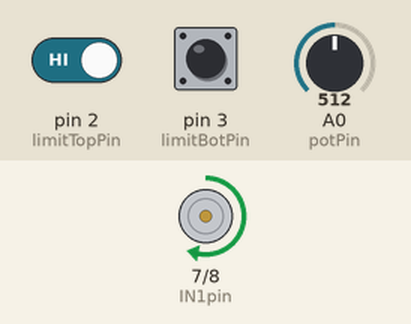
Recording of a sketch running on a simulated Arduino Uno, built with avr-gcc and run on an emulated ATmega328P. Shown: motor-driver pin pairs drawn as motors (green arrow = first pin HIGH = forward, orange = second pin HIGH = backward, longer = more drive, scaled by the enable pin). The inputs (shaded band) are chosen by the test bench; at power-on: A0 (potPin) = 512, pin 2 (limitTopPin) HIGH, pin 3 (limitBotPin) HIGH. What the sketch prints to the serial monitor is not drawn.

Above: at 1.2 s.
1.3 s: A0 (potPin) set to 889
2.8 s: A0 (potPin) set to 910
At 3.1 s:
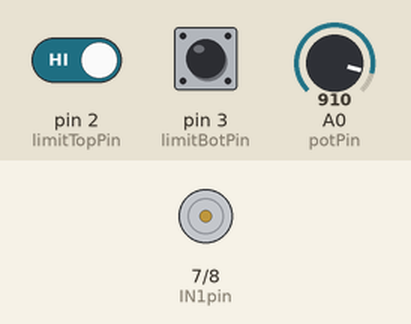
Timing chart, 0 to 5.8 s (numbered marks = the images above; inputs shaded):
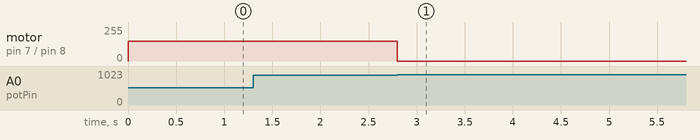

The sketch:

limit_switch.ino
```cpp
// Motor Pins
const int ENApin = 6;
const int IN1pin = 7;
const int IN2pin = 8;

// Potentiometer and Limit Switch Pins
const int potPin      = A0;  // Potentiometer (arm angle)
const int limitTopPin = 2;   // Limit switch - arm fully raised
const int limitBotPin = 3;   // Limit switch - arm fully extended

// Angle and Speed Settings
const int MIN_ANGLE   = 100;  // Pot value for fully extended arm
const int MAX_ANGLE   = 900;  // Pot value for fully bent arm
const int MOTOR_SPEED = 150;  // Assist speed (0–255)
void setup() {
  pinMode(ENApin, OUTPUT);
  pinMode(IN1pin, OUTPUT);
  pinMode(IN2pin, OUTPUT);
  pinMode(limitTopPin, INPUT_PULLUP);
  pinMode(limitBotPin, INPUT_PULLUP);

  Serial.begin(9600);
}

void stopMotor() {
  digitalWrite(IN1pin, LOW);
  digitalWrite(IN2pin, LOW);
  analogWrite(ENApin, 0);
}

void motorUp() {
  digitalWrite(IN1pin, HIGH);
  digitalWrite(IN2pin, LOW);
  analogWrite(ENApin, MOTOR_SPEED);
}

void motorDown() {
  digitalWrite(IN1pin, LOW);
  digitalWrite(IN2pin, HIGH);
  analogWrite(ENApin, MOTOR_SPEED);
}

void loop() {
  int potValue = analogRead(potPin);


  // Hard stops
  if (digitalRead(limitTopPin) == LOW) {
    stopMotor();
    Serial.println("LIMIT: Top switch hit.");
    return;
  }
  if (digitalRead(limitBotPin) == LOW) {
    stopMotor();
    Serial.println("LIMIT: Bottom switch hit.");
    return;
  }

  // Soft stops based on pot angle
  if (potValue >= MAX_ANGLE) {
    stopMotor();
    Serial.println("Max angle reached — fully bent.");
  } else if (potValue <= MIN_ANGLE) {
    stopMotor();
    Serial.println("Min angle reached — fully extended.");
  } else {
    motorUp(); // Assist upward while within range
  }
}
```

Measured:
- the behaviour switches between 899 and 900 on A0 (potPin) (found by bisection; images 0 and 1)
- after the input at 1.3 s, every drawn part: stays the same
- after the input at 2.8 s, motor on pin 7 (IN1pin) / pin 8 (IN2pin): forward 150/255 → stopped at once
